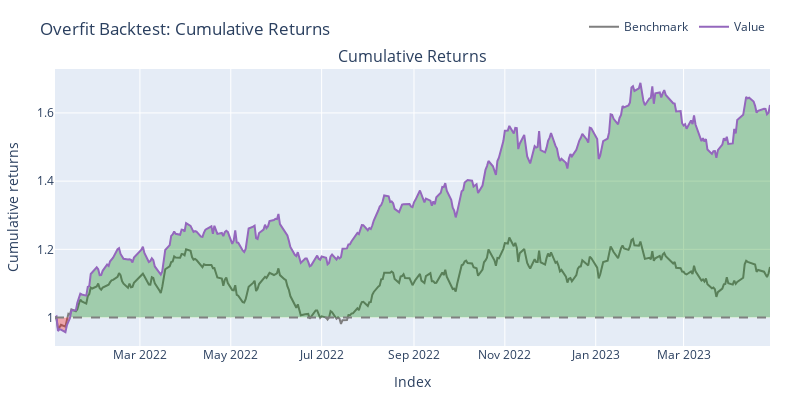

The code cell stored with this chart in its notebook:
### Code cell
pyopt_pf.plot(width=800, height=400, title='Overfit Backtest: Cumulative Returns').show();

### Figure 1 — Plotly figure (JSON) as saved in the notebook; plotly's stock layout.template omitted (floating-point values rounded to 4 significant figures; data arrays with more than 128 entries replaced by an {"elided": "..."} marker saying what was removed)
{"data": [{"legendgroup": "0", "line": {"color": "#7f7f7f"}, "name": "Benchmark", "showlegend": true, "type": "scatter", "uid": "be5f2951-3016-46ee-b2f1-6e522422b2b7", "x": {"elided": "330 str values"}, "xaxis": "x", "y": {"elided": "330 float values"}, "yaxis": "y"}, {"hoverinfo": "skip", "legendgroup": "1", "line": {"color": "rgba(0, 0, 0, 0)", "width": 0}, "opacity": 0, "showlegend": false, "type": "scatter", "uid": "8ec7876c-e329-4135-bea4-01b4d40c430c", "x": {"elided": "330 str values"}, "xaxis": "x", "y": {"elided": "330 int values"}, "yaxis": "y"}, {"connectgaps": false, "fill": "tonexty", "fillcolor": "rgba(0, 128, 0, 0.3)", "hoverinfo": "skip", "legendgroup": "1", "line": {"color": "rgba(0, 0, 0, 0)", "width": 0}, "opacity": 0, "showlegend": false, "type": "scatter", "uid": "a650d65b-e849-4257-a34c-8eb12fc8be23", "x": {"elided": "330 str values"}, "xaxis": "x", "y": {"elided": "330 float values"}, "yaxis": "y"}, {"hoverinfo": "skip", "legendgroup": "1", "line": {"color": "rgba(0, 0, 0, 0)", "width": 0}, "opacity": 0, "showlegend": false, "type": "scatter", "uid": "972b2633-b9fe-441b-b225-d14c4ecd1fa1", "x": {"elided": "330 str values"}, "xaxis": "x", "y": {"elided": "330 int values"}, "yaxis": "y"}, {"connectgaps": false, "fill": "tonexty", "fillcolor": "rgba(255, 0, 0, 0.3)", "hoverinfo": "skip", "legendgroup": "1", "line": {"color": "rgba(0, 0, 0, 0)", "width": 0}, "opacity": 0, "showlegend": false, "type": "scatter", "uid": "09ebe5c1-3679-4533-8f50-117add026560", "x": {"elided": "330 str values"}, "xaxis": "x", "y": {"elided": "330 float values"}, "yaxis": "y"}, {"legendgroup": "2", "line": {"color": "#9467bd"}, "name": "Value", "showlegend": true, "type": "scatter", "uid": "177edaa3-79e5-4c39-bab1-923403d53a71", "x": {"elided": "330 str values"}, "xaxis": "x", "y": {"elided": "330 float values"}, "yaxis": "y"}, {"hoverinfo": "skip", "legendgroup": "1", "line": {"color": "rgba(0, 0, 0, 0)", "width": 0}, "opacity": 0, "showlegend": false, "type": "scatter", "uid": "8ec0a049-8454-425d-b7a6-74e23aff01f2", "x": {"elided": "330 str values"}, "xaxis": "x", "y": {"elided": "330 int values"}, "yaxis": "y"}], "layout": {"annotations": [{"font": {"size": 16}, "showarrow": false, "text": "Cumulative Returns", "x": 0.5, "xanchor": "center", "xref": "paper", "y": 1, "yanchor": "bottom", "yref": "paper"}], "height": 400, "legend": {"orientation": "h", "traceorder": "normal", "x": 1, "xanchor": "right", "y": 1.1, "yanchor": "bottom"}, "margin": {"b": 30, "l": 30, "r": 30, "t": 30}, "shapes": [{"line": {"color": "gray", "dash": "dash"}, "type": "line", "x0": 0, "x1": 1, "xref": "paper", "y0": 1, "y1": 1, "yref": "y"}], "showlegend": true, "title": {"text": "Overfit Backtest: Cumulative Returns"}, "width": 800, "xaxis": {"anchor": "y", "domain": [0, 1], "title": {"text": "Index"}}, "yaxis": {"anchor": "x", "domain": [0, 1], "title": {"text": "Cumulative returns"}}}}
